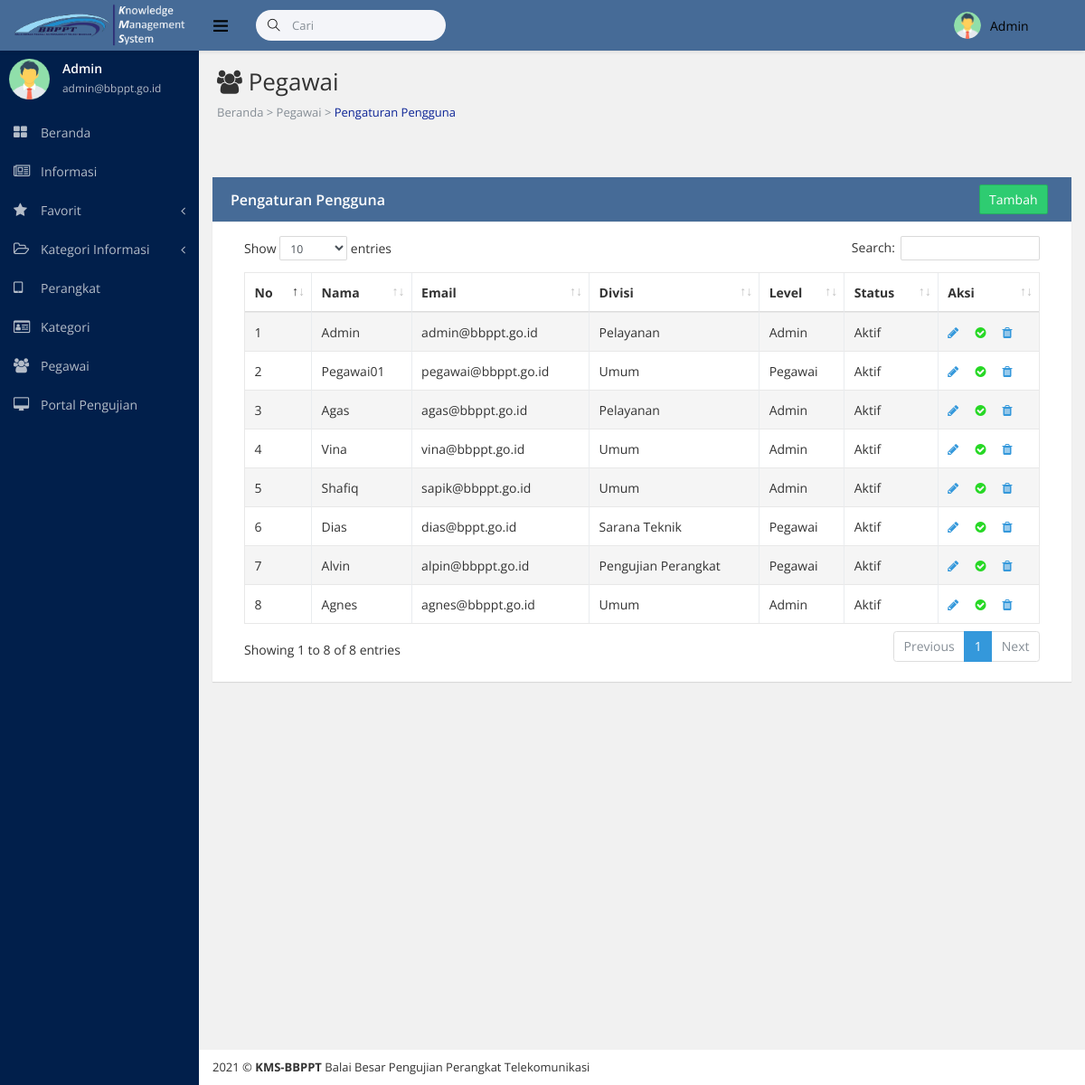
The app's page /akun.php (signed in) with its own data.
### tables this page shows
CREATE TABLE IF NOT EXISTS `akun` (
  `id` int(255) NOT NULL AUTO_INCREMENT,
  `username` varchar(255) NOT NULL,
  `password` varchar(255) NOT NULL,
  `nama` varchar(255) NOT NULL,
  `email` varchar(255) NOT NULL,
  `nip` varchar(255) NOT NULL,
  `iddivisi` varchar(255) NOT NULL,
  `level` varchar(255) NOT NULL,
  `status` varchar(255) NOT NULL,
  PRIMARY KEY (`id`)
);

### akun.php (the view, shortened to what this page needs)
<!DOCTYPE html>
<html lang="en">
<head>
<?php include "csssidebar.php"?>
</head>
<body class="fixed-navbar">
    <div class="page-wrapper">
        <?php include "headeradmin.php" ?>
      <?php include "sidebaradmin.php" ?>
        <div class="content-wrapper">
            <div class="page-heading">
              <h1 class="page-title"> <i class="sidebar-item-icon fa fa-users";></i> Pegawai</h1>
                <ol class="breadcrumb">
                    <li class="breadcrumb-item">Beranda > Pegawai > <a href="akun.php" style="color: #0c2496;">Pengaturan Pengguna</a> </li>
                </ol>
            </div>
            <div class="page-content fade-in-up">
                <div class="row">
                <div class="container">
                <br><br>
                <div class="ibox ibox-primary">
                            <div class="ibox-head" style="background-color: #466B97;">
                                <div class="ibox-title">Pengaturan Pengguna</div>
                                <div class="ibox-tools">
                                     <a href="tambah_akun.php">
                                      <button type="button" class="btn btn-success">Tambah</button>
                                      </a>
                                </div>
                            </div>
                            <div class="ibox-body">
            <table class="table table-striped table-bordered table-hover" id="example-table" cellspacing="0" width="100%">
            <thead>
              <tr>
                <th>No</th>
                <th>Nama</th>
                <th>Email</th>
                <th>Divisi</th>
                <th>Level</th>
                <th>Status</th>
                <th>Aksi</th>
              </tr>
            </thead>
            <tbody>
               <?php
                include"koneksi.php";
                $q = $koneksi->query("SELECT * FROM akun order by id asc");
                $no = 1;
                while ($dt = $q->fetch_assoc()) :
                ?>
                <tr>
                <td><?php echo $no++ ?></td>
                <td><?php echo $dt['nama'] ?></td>
                <td><?php echo $dt['email'] ?></td>
                <td><?php echo $dt['iddivisi'] ?></td>
                <td><?php echo $dt['level'] ?></td>
                <td><?php echo $dt['status'] ?></td>
                <td>
                    <a href="edit_akun.php?id=<?php echo $dt['id']; ?>"><i class="sidebar-item-icon fa fa-pencil "></i></a> &nbsp; &nbsp;
                    <?php
                     $status= $dt['status'];
                     if($status=='Aktif'){
                     ?>
                       <a href="aktivasi_akun.php?id=<?php echo $dt['id']; ?>&status=aktif" onclick="return confirm('Anda yakin akan menonaktifkan akun ini?')">
                        <i class="sidebar-item-icon fa fa-check-circle " style="color: #27d825";></i> &nbsp; &nbsp;
                    </a>
                     <?php }else{ ?>
                    <a href="aktivasi_akun.php?id=<?php echo $dt['id']; ?>&status=non" onclick="return confirm('Anda yakin akan mengaktifkan akun ini?')">
                        <i class="sidebar-item-icon fa fa-ban " style="color: #f21010";></i> &nbsp; &nbsp;
                    </a>
                    <?php
                    }
                    ?>
                    <a href="hapus_akun.php?id=<?php echo $dt['id']; ?>" onclick="return confirm('Anda yakin akan menghapus data ini?')">
                        <i class="sidebar-item-icon fa fa-trash"></i>
                    </a>
                </td>
                </tr>
             <?php
              endwhile;
              ?>
            </tbody>
          </table>
</div>
                </div>
                </div>
                </div>
            </div>
           <?php include "footeradmin.php" ?>
        </div>
    </div>
</body>
</html>

### records on screen
akun: nama "Admin", email "admin@bbppt.go.id", iddivisi "Pelayanan", level "Admin", status "Aktif"
akun: nama "Pegawai01", email "pegawai@bbppt.go.id", iddivisi "Umum", level "Pegawai", status "Aktif"
akun: nama "Agas", email "agas@bbppt.go.id", iddivisi "Pelayanan", level "Admin", status "Aktif"
akun: nama "Vina", email "vina@bbppt.go.id", iddivisi "Umum", level "Admin", status "Aktif"
akun: nama "Shafiq", email "sapik@bbppt.go.id", iddivisi "Umum", level "Admin", status "Aktif"
akun: nama "Dias", email "dias@bppt.go.id", iddivisi "Sarana Teknik", level "Pegawai", status "Aktif"
akun: nama "Alvin", email "alpin@bbppt.go.id", iddivisi "Pengujian Perangkat", level "Pegawai", status "Aktif"
akun: nama "Agnes", email "agnes@bbppt.go.id", iddivisi "Umum", level "Admin", status "Aktif"

### other values on screen
$_SESSION['level'] "Admin"
$_SESSION['nama'] "Admin"
$_SESSION['email'] "admin@bbppt.go.id"
